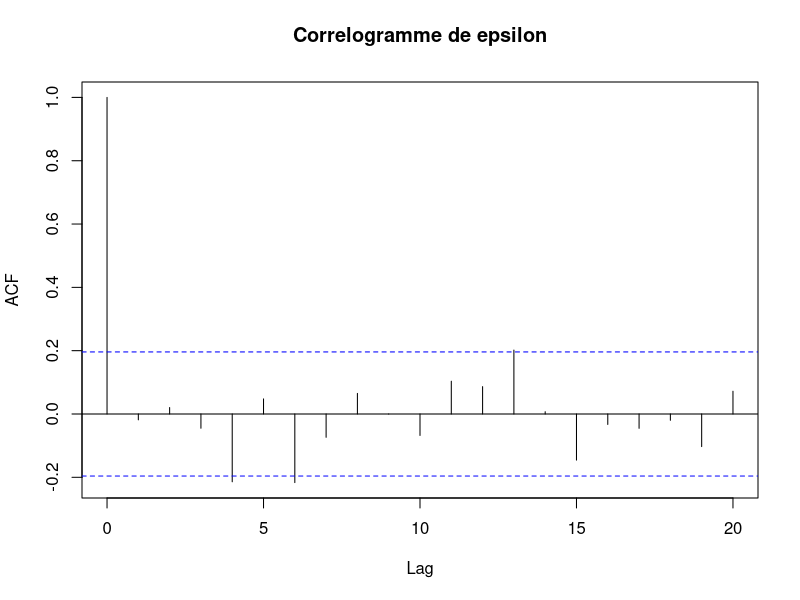
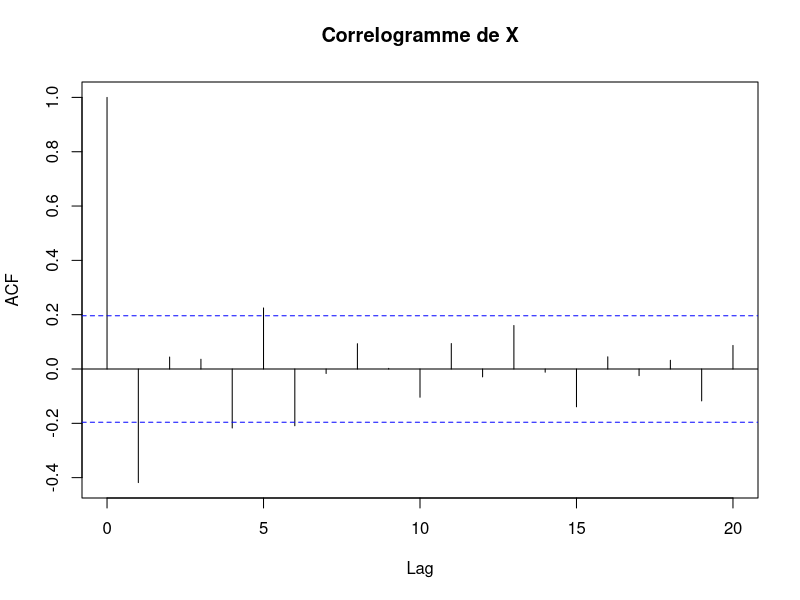
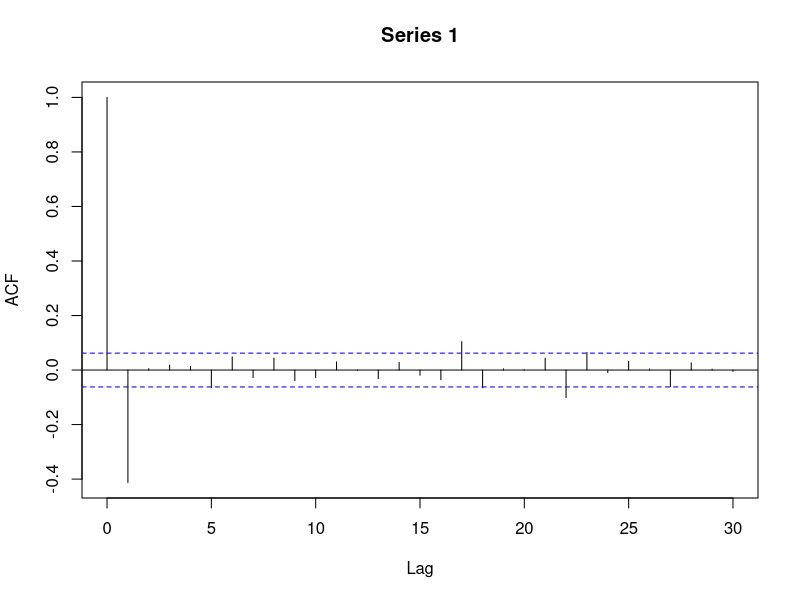
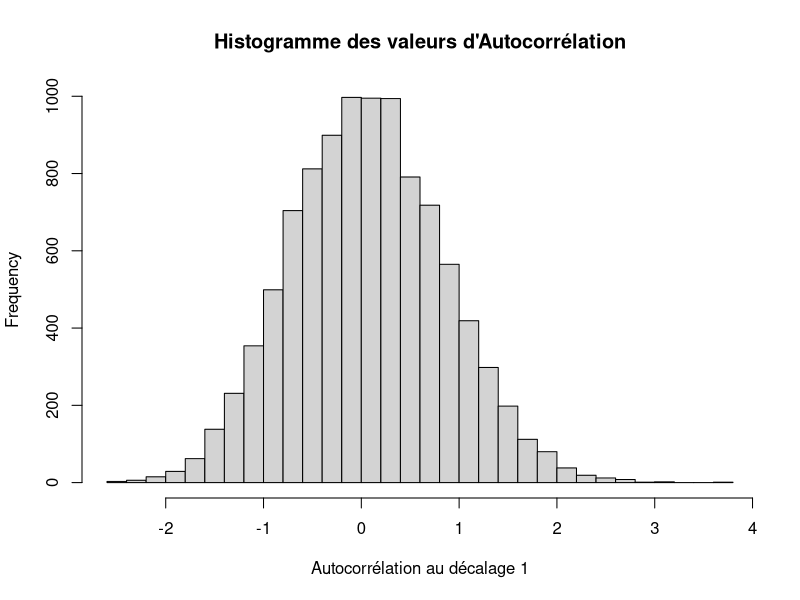

The R source for these figures, in order:
# Exercice 1

epsilon = runif(101, -3, 3)
X = epsilon[2:101] - 2*epsilon[1:100]
epsilon = epsilon[1:100]

# Correlogramme de epsilon
acf(epsilon, main="Correlogramme de epsilon")

# Correlogramme de X
acf(X, main="Correlogramme de X")

# On voit que le lag 2 de X est en permanence significatif et négatif. Epsilon est un bruit blanc donc on ne voit rien dans les lags.


# Exercice 2

# Taille de la matrice
n <- 1000

# Créer une matrice avec des 5 sur la diagonale
matrice <- diag(5, n, n)

# Modifier les diagonales supérieure et inférieure
for (i in 1:(n-1)) {
  matrice[i, i+1] <- -2  # Diagonale supérieure
  matrice[i+1, i] <- -2  # Diagonale inférieure
}

Z = runif(n)
C = chol(matrice)

X = C%*%Z

acf(X)

# Quand n augmente, le lag 2 de X converge vers -0.4

nmc = 10000
n = 200

MC <- list()
for (i in 1:nmc) {
  # Créer une matrice avec des 5 sur la diagonale
  matrice <- diag(5, n, n)
  
  # Modifier les diagonales supérieure et inférieure
  for (j in 1:(n-1)) {
    matrice[j, j+1] <- -2  # Diagonale supérieure
    matrice[j+1, j] <- -2  # Diagonale inférieure
  }
  
  Z = runif(n)
  C = chol(matrice)
  
  X = C %*% Z
  
  MC[[i]] = sqrt(n) * (acf(X, plot = FALSE)$acf[2] + 0.4)  # Utiliser des doubles crochets
  print(i)
}

# Convertir la liste en vecteur pour l'histogramme
MC_vecteur <- unlist(MC)

hist(MC_vecteur, breaks = 30, main = "Histogramme des valeurs d'Autocorrélation", xlab = "Autocorrélation au décalage 1")

print(mean(MC_vecteur))
print(sd(MC_vecteur))


# On a un ecart-type d'environ 0.79 


